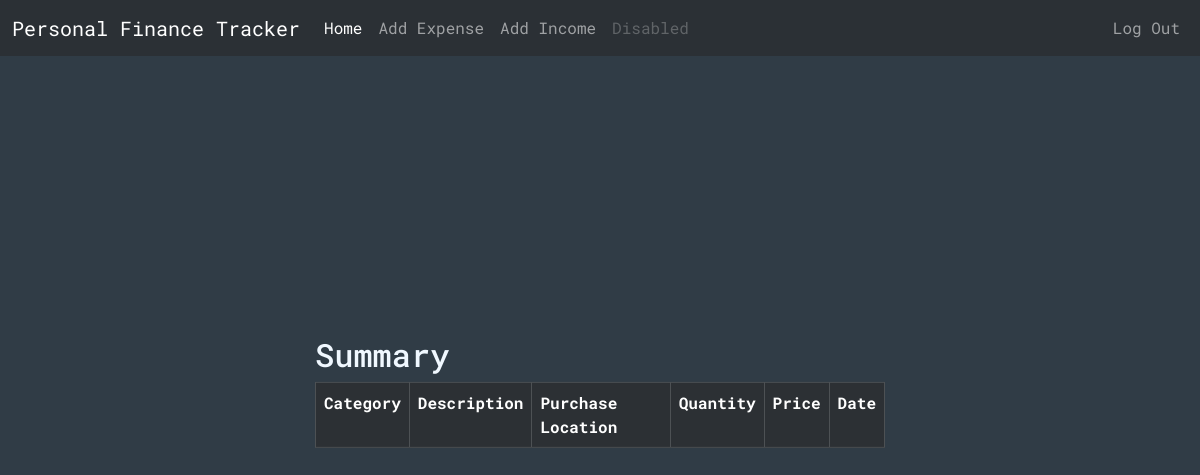
Page / (signed in) on the earlier database version.
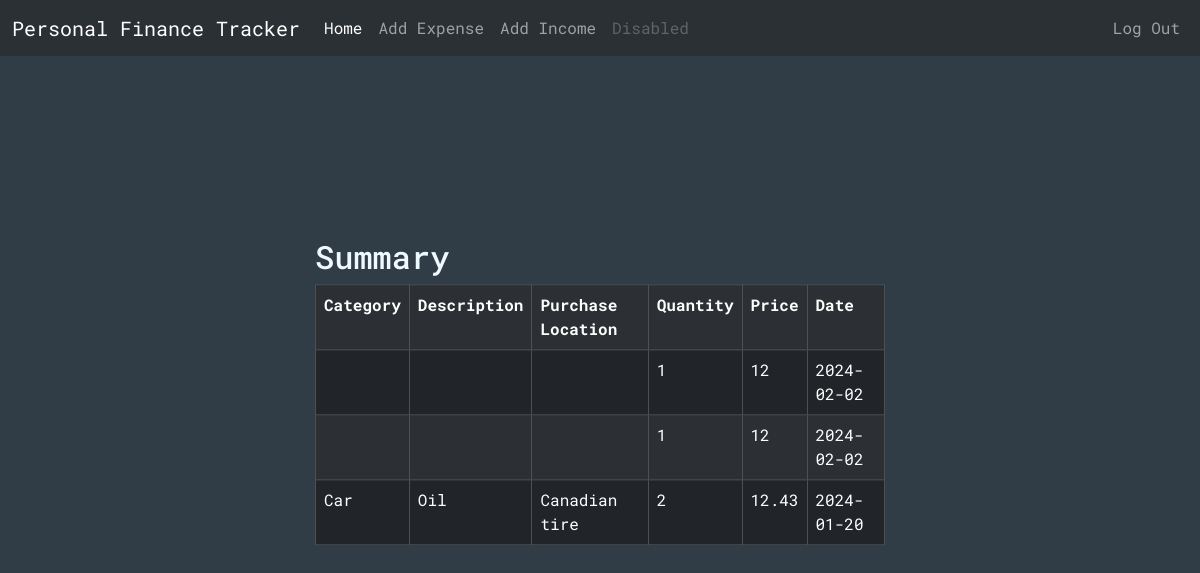
Same page on the later database version.
### tables this page shows
CREATE TABLE expenses (id INTEGER PRIMARY KEY, user_id INTEGER NOT NULL, category TEXT, description TEXT, purchaseLocation TEXT, quantity INTEGER NOT NULL, price NUMERIC NOT NULL, date TEXT NOT NULL, FOREIGN KEY (user_id) REFERENCES users(id));

### app.py (the view)
@app.route("/")
@login_required
def index():
    conn = get_db_connection()
    exps = conn.execute("SELECT * FROM expenses WHERE user_id = ?", (session["user_id"],)).fetchall()
    conn.close()
    return render_template("index.html", expenses=exps)

### helpers.py (called while the page is built)
def login_required(f):
    @wraps(f)
    def decorated_function(*args, **kwargs):
        if session.get("user_id") is None:
            return redirect("/login")
        return f(*args, **kwargs)
    return decorated_function

def get_db_connection():
    conn = sqlite3.connect('database.db')
    conn.row_factory = sqlite3.Row
    return conn

### templates/index.html
{% extends "layout.html" %} {% block title %}Main{% endblock %}
{% block main %}
<div class="cont center">
  <h2>Summary</h2>
  <div class="table-responsive">
    <table class="table table-dark table-striped table-bordered table-hover">
      <tr>
        <th scope="col">Category</th>
        <th scope="col">Description</th>
        <th scope="col">Purchase Location</th>
        <th scope="col">Quantity</th>
        <th scope="col">Price</th>
        <th scope="col">Date</th>
      </tr>
      {% for expense in expenses %}
      <tr>
        <td>{{ expense["category"] }}</td>
        <td>{{ expense["description"] }}</td>
        <td>{{ expense["purchaseLocation"] }}</td>
        <td>{{ expense["quantity"] }}</td>
        <td>{{ expense["price"] }}</td>
        <td>{{ expense["date"] }}</td>
      </tr>
      {% endfor %}
    </table>
  </div>
</div>
{%endblock %}

### templates/layout.html (shortened to what this page needs)
<!DOCTYPE html>
<html lang="en">
  <head>
    <link
      href="https://cdn.jsdelivr.net/npm/bootstrap@5.3.2/dist/css/bootstrap.min.css"
      rel="stylesheet"
    />
    <link rel="stylesheet" href="../static/styles/CSS.css" />
  </head>
  <body id="body">
    <nav class="navbar navbar-expand-lg bg-body-tertiary" data-bs-theme="dark">
      <div class="container-fluid">
        <a class="navbar-brand" href="/">Personal Finance Tracker</a>
        <div class="collapse navbar-collapse" id="navbarNav">
          <ul class="navbar-nav">
            <li class="nav-item">
              <a class="nav-link active" aria-current="page" href="/">Home</a>
            </li>
            <li class="nav-item">
              <a class="nav-link" href="/add-expense">Add Expense</a>
            </li>
            <li class="nav-item">
              <a class="nav-link" href="/add-income">Add Income</a>
            </li>
            <li class="nav-item">
              <a class="nav-link disabled" aria-disabled="true">Disabled</a>
            </li>
          </ul>
        </div>
        <div class="navbar-nav flex-end">
          <a class="nav-link" href="/login">Log Out</a>
        </div>
      </div>
    </nav>
    {% block main %}{% endblock %}
  </body>
</html>

### static/styles/CSS.css (style rules this page uses)
.cont { display: flex; justify-content: center; padding: 15px; flex-direction: column; color: aliceblue; }
.center { margin: 0; position: absolute; top: 50%; left: 50%; -ms-transform: translate(-50%, -50%); transform: translate(-50%, -50%); }
#body { background-color: rgb(48, 60, 70); font-family: "Roboto Mono", monospace; color: aliceblue; }

Differences in the rows shown:
added expenses: quantity "1", price "12", date "2024-02-02"
added expenses: quantity "1", price "12", date "2024-02-02"
added expenses: category "Car", description "Oil", purchaseLocation "Canadian tire", quantity "2", price "12.43", date "2024-01-20"
